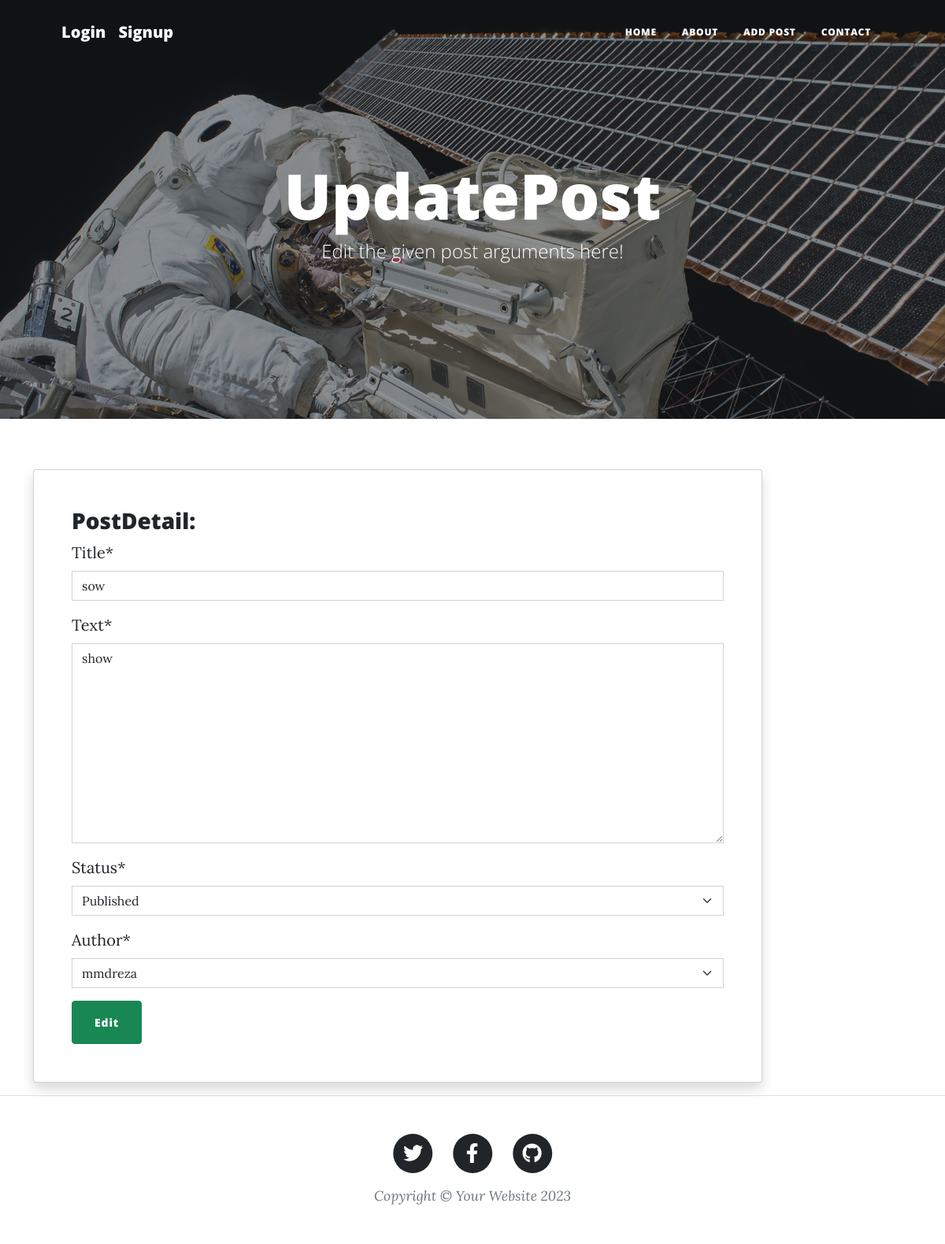
/2/update, run on the app's committed database.
### blog/models.py (models this page shows, shortened)
class BlogPost(models.Model):
    status_choices = (
        ('pub','Published'),
        ('drft', 'Draft')
    )
    title = models.CharField(max_length = 100)
    text = models.TextField()
    datetime_created = models.DateTimeField(auto_now_add = True)
    datetime_modified = models.DateTimeField(auto_now = True)
    status = models.CharField(choices= status_choices, max_length = 10)
    author = models.ForeignKey('accounts.CustomUser', on_delete = models.CASCADE)

### blog/views.py (the view)
# urls.py: path('<int:pk>/update', views.UpdatePost.as_view(), name='update_post'),
class UpdatePost(generic.UpdateView):
    model = BlogPost
    template_name = 'blog/post-update.html'
    context_object_name = 'post'
    form_class = AddPostForm

### blog/forms.py
class AddPostForm(forms.ModelForm):
    class Meta:
        model = BlogPost
        fields = ['title', 'text', 'status', 'author']

### blog/templates/blog/post-update.html (shortened to what this page needs)
{% extends "_base.html" %}
{% load static %}
{% load crispy_forms_tags %}
{% block page_onscreen_title %}
UpdatePost
{% endblock page_onscreen_title %}
{% block page_onscreen_title_detail %}
Edit the given post arguments here!
{% endblock page_onscreen_title_detail %}
{% block content %}
<div class='container mt-4'>
    <div class='row'>
        <div class='col-10'>
            <div class= 'card shadow my-3 p-5'>
                <h3>PostDetail:</h3>
                <form method='post'>
                    {{form|crispy}}
                    <button type='submit' class='btn btn-success'>Edit</button>
                </form>
            </div>
        </div>
    </div>
</div>
{% endblock content %}
{% block page_img %}
    {% static 'assets/img/post-bg.jpg' %}
{% endblock page_img %}

### data on the page
BlogPost: title "sow", text "show", status "Published", author "mmdreza"
